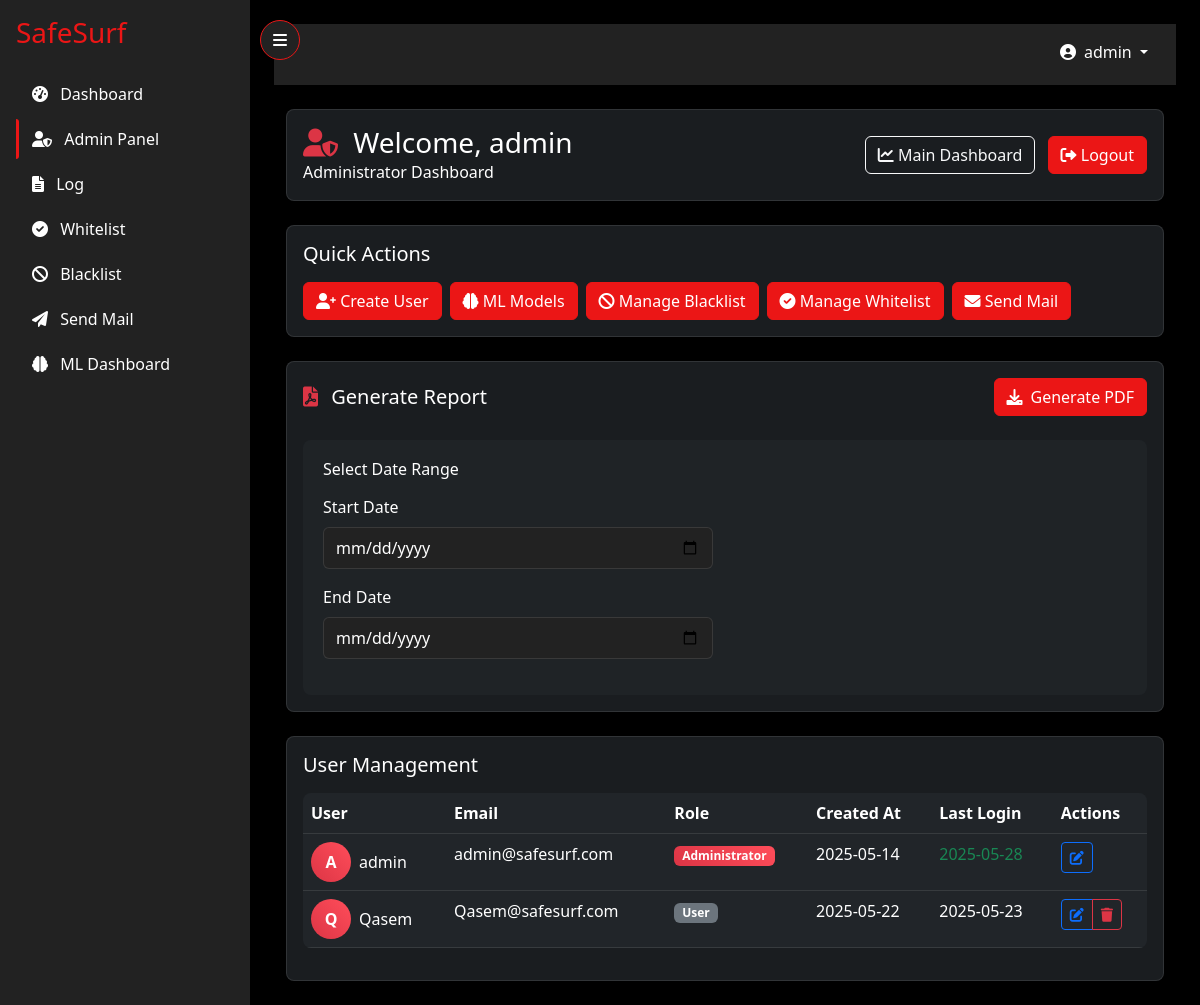
The page /admin (signed in) on the database its author committed.
### app.py (models this page shows, shortened)
class User(UserMixin, db.Model):
    __tablename__ = 'users'  # Explicitly set table name
    id = db.Column(db.Integer, primary_key=True)
    username = db.Column(db.String(80), unique=True, nullable=False)
    email = db.Column(db.String(120), unique=True, nullable=False)
    password_hash = db.Column(db.String(120))
    is_admin = db.Column(db.Boolean, default=False)
    created_at = db.Column(db.DateTime, default=datetime.utcnow)
    last_login = db.Column(db.DateTime, nullable=True)

### app.py (the view)
@app.route('/admin')
@login_required
def admin():
    if not current_user.is_admin:
        flash('Access denied. Admin privileges required.')
        return redirect(url_for('dashboard'))
    users = User.query.all()
    return render_template('admin.html', users=users, now=datetime.utcnow())

### templates/admin.html (shortened to what this page needs)
{% extends "base.html" %}
{% block content %}
<div class="container-fluid">
    <div class="row mb-4">
        <div class="col-12">
            <div class="admin-card card">
                <div class="card-body d-flex justify-content-between align-items-center">
                    <div>
                        <h3 class="text-white mb-0">
                            <i class="fas fa-user-shield text-danger me-2"></i>
                            Welcome, {{ current_user.username }}
                        </h3>
                        <p class="text-white mb-0">Administrator Dashboard</p>
                    </div>
                    <div>
                        <a href="{{ url_for('dashboard') }}" class="btn btn-outline-light action-btn me-2">
                            <i class="fas fa-chart-line"></i> Main Dashboard
                        </a>
                        <a href="{{ url_for('logout') }}" class="btn btn-danger action-btn">
                            <i class="fas fa-sign-out-alt"></i> Logout
                        </a>
                    </div>
                </div>
            </div>
        </div>
    </div>
    <div class="row mb-4">
        <div class="col-12">
            <div class="admin-card card">
                <div class="card-body">
                    <h5 class="text-white mb-3">Quick Actions</h5>
                    <div class="d-flex gap-2 flex-wrap">
                        <a href="{{ url_for('register') }}" class="btn btn-danger action-btn">
                            <i class="fas fa-user-plus"></i> Create User
                        </a>
                        <a href="{{ url_for('ml_dashboard') }}" class="btn btn-danger action-btn">
                            <i class="fas fa-brain"></i> ML Models
                        </a>
                        <a href="{{ url_for('view_blacklist') }}" class="btn btn-danger action-btn">
                            <i class="fas fa-ban"></i> Manage Blacklist
                        </a>
                        <a href="{{ url_for('view_whitelist') }}" class="btn btn-danger action-btn">
                            <i class="fas fa-check-circle"></i> Manage Whitelist
                        </a>
                        <a href="{{ url_for('send_mail') }}" class="btn btn-danger action-btn">
                            <i class="fas fa-envelope"></i> Send Mail
                        </a>
                    </div>
                </div>
            </div>
        </div>
    </div>
    <div class="row mb-4">
        <div class="col-12">
            <div class="admin-card card">
                <div class="card-body">
                    <div class="d-flex justify-content-between align-items-center mb-4">
                        <h5 class="text-white mb-0">
                            <i class="fas fa-file-pdf text-danger me-2"></i>
                            Generate Report
                        </h5>
                        <button onclick="generateReport()" class="btn btn-danger action-btn">
                            <i class="fas fa-download me-2"></i>Generate PDF
                        </button>
                    </div>
                    <div class="report-options">
                        <div class="row">
                            <div class="col-md-6">
                                <h6 class="text-white mb-3">Select Date Range</h6>
                                <div class="mb-3">
                                    <label class="form-label text-white">Start Date</label>
                                    <input type="date" class="form-control date-range-picker" id="startDate">
                                </div>
                                <div class="mb-3">
                                    <label class="form-label text-white">End Date</label>
                                    <input type="date" class="form-control date-range-picker" id="endDate">
                                </div>
                            </div>
                        </div>
                    </div>
                </div>
            </div>
        </div>
    </div>
    <div class="row">
        <div class="col-12">
            <div class="admin-card card">
                <div class="card-body">
                    <h5 class="text-white mb-3">User Management</h5>
                    <div class="table-responsive">
                        <table class="table table-dark table-hover">
                            <thead>
                                <tr>
                                    <th>User</th>
                                    <th>Email</th>
                                    <th>Role</th>
                                    <th>Created At</th>
                                    <th>Last Login</th>
                                    <th>Actions</th>
                                </tr>
                            </thead>
                            <tbody>
                                {% for user in users %}
                                <tr data-user-id="{{ user.id }}">
                                    <td>
                                        <div class="d-flex align-items-center">
                                            <div class="user-avatar me-2">
                                                {{ user.username[0].upper() }}
                                            </div>
                                            {{ user.username }}
                                        </div>
                                    </td>
                                    <td>{{ user.email }}</td>
                                    <td>
                                        {% if user.is_admin %}
                                        <span class="badge admin-badge">Administrator</span>
                                        {% else %}
                                        <span class="badge bg-secondary">User</span>
                                        {% endif %}
                                    </td>
                                    <td>
                                        {% if user.created_at %}
                                            <span data-bs-toggle="tooltip" title="{{ user.created_at.strftime('%Y-%m-%d %H:%M:%S') }}">
                                                {{ user.created_at.strftime('%Y-%m-%d') }}
                                            </span>
                                        {% else %}
                                            <span class="text-muted">Not available</span>
                                        {% endif %}
                                    </td>
                                    <td>
                                        {% if user.last_login %}
                                            <span data-bs-toggle="tooltip"
                                                  title="{{ user.last_login.strftime('%Y-%m-%d %H:%M:%S') }}"
                                                  class="{% if (now - user.last_login).days < 7 %}text-success{% endif %}">
                                                {{ user.last_login.strftime('%Y-%m-%d') }}
                                            </span>
                                        {% else %}
                                            <span class="text-muted">Never</span>
                                        {% endif %}
                                    </td>
                                    <td>
                                        <div class="btn-group">
                                            <button class="btn btn-sm btn-outline-primary action-btn"
                                                    onclick="openEditModal({{ user.id }}, '{{ user.username }}', '{{ user.email }}', {{ user.is_admin|tojson }})"
                                                    data-bs-toggle="tooltip"
                                                    title="Edit User">
                                                <i class="fas fa-edit"></i>
                                            </button>
                                            {% if user.id != current_user.id %}
                                            <button class="btn btn-sm btn-outline-danger action-btn"
                                                    onclick="confirmDelete({{ user.id }}, '{{ user.username }}')"
                                                    data-bs-toggle="tooltip"
                                                    title="Delete User">
                                                <i class="fas fa-trash"></i>
                                            </button>
                                            {% endif %}
                                        </div>
                                    </td>
                                </tr>
                                {% endfor %}
                            </tbody>
                        </table>
                    </div>
                </div>
            </div>
        </div>
    </div>
</div>
{% endblock %}

### templates/base.html (shortened to what this page needs)
<!DOCTYPE html>
<html lang="en">
<head>
    <link href="https://cdn.jsdelivr.net/npm/bootstrap@5.3.0/dist/css/bootstrap.min.css" rel="stylesheet">
    <link href="https://cdnjs.cloudflare.com/ajax/libs/font-awesome/6.0.0/css/all.min.css" rel="stylesheet">
</head>
<body class="{% if request.endpoint in ['login', 'register'] %}auth-page{% endif %}">
    {% if not request.endpoint in ['login', 'register'] %}
    <button class="toggle-sidebar-btn" onclick="toggleSidebar()" title="Toggle Sidebar">
        <i class="fas fa-bars"></i>
    </button>
    {% endif %}
    <div class="sidebar">
        <a href="{{ url_for('index') }}" class="navbar-brand d-flex align-items-center mb-4">
            <h3 class="mb-0">SafeSurf</h3>
        </a>
        <nav class="nav flex-column">
            <a class="nav-link {% if request.endpoint == 'dashboard' %}active{% endif %}" href="{{ url_for('dashboard') }}">
                <i class="fas fa-tachometer-alt me-2"></i> Dashboard
            </a>
            {% if current_user.is_admin %}
            <a class="nav-link {% if request.endpoint == 'admin' %}active{% endif %}" href="{{ url_for('admin') }}">
                <i class="fas fa-user-shield me-2"></i> Admin Panel
            </a>
            {% endif %}
            <a class="nav-link {% if request.endpoint == 'log' %}active{% endif %}" href="{{ url_for('log') }}">
                <i class="fas fa-file-alt me-2"></i> Log
            </a>
            {% if current_user.is_admin %}
            <a class="nav-link {% if request.endpoint == 'whitelist' %}active{% endif %}" href="{{ url_for('whitelist') }}">
                <i class="fas fa-check-circle me-2"></i> Whitelist
            </a>
            {% endif %}
            {% if current_user.is_admin %}
            <a class="nav-link {% if request.endpoint == 'blacklist' %}active{% endif %}" href="{{ url_for('view_blacklist') }}">
                <i class="fas fa-ban me-2"></i> Blacklist
            </a>
            {% endif %}
            <a class="nav-link {% if request.endpoint == 'send_mail' %}active{% endif %}" href="{{ url_for('send_mail') }}">
                <i class="fas fa-paper-plane me-2"></i> Send Mail
            </a>
            {% if current_user.is_admin %}
            <a class="nav-link {% if request.endpoint == 'ml_dashboard' %}active{% endif %}" href="{{ url_for('ml_dashboard') }}">
                <i class="fas fa-brain me-2"></i> ML Dashboard
            </a>
            {% endif %}
        </nav>
    </div>
    <div class="content {% if request.endpoint == 'log' %}log-bg{% elif request.endpoint == 'send_mail' %}send-mail-bg{% elif request.endpoint == 'whitelist' %}whitelist-bg{% endif %}">
        <nav class="navbar navbar-expand-lg mb-4">
            <div class="container-fluid">
                <div class="ms-auto">
                    <div class="dropdown">
                        <button class="btn btn-link nav-link dropdown-toggle text-white" type="button" id="userDropdown" data-bs-toggle="dropdown" aria-expanded="false" style="text-decoration: none;">
                            <i class="fas fa-user-circle me-2"></i>{{ current_user.username }}
                        </button>
                    </div>
                </div>
            </div>
        </nav>
        {% block content %}{% endblock %}
    </div>
</body>
</html>

### rows shown on the page
User: username "admin", username "A", email "admin@safesurf.com", is_admin "Administrator", created_at "2025-05-14", last_login "2025-05-28"
User: username "Q", username "Qasem", email "Qasem@safesurf.com", is_admin "User", created_at "2025-05-22", last_login "2025-05-23"
